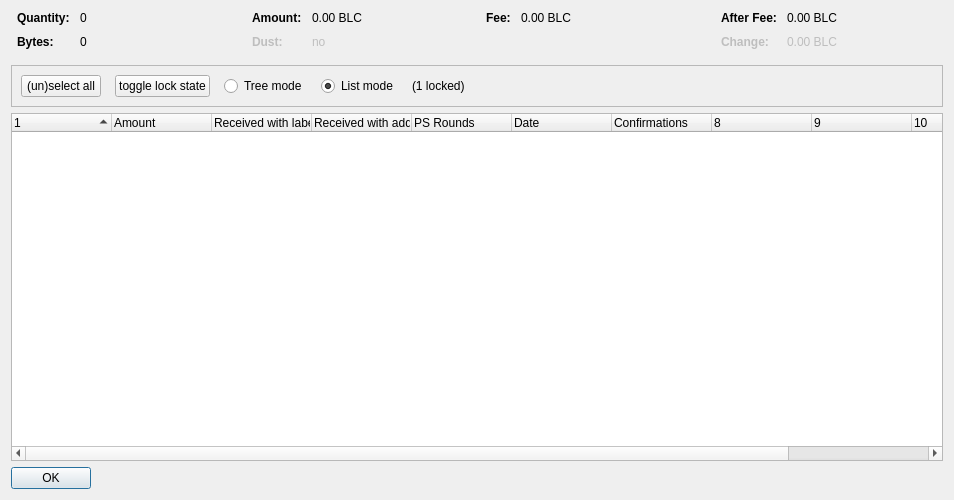
<?xml version="1.0" encoding="UTF-8"?>
<ui version="4.0">
 <class>CoinControlDialog</class>
 <widget class="QDialog" name="CoinControlDialog">
  <property name="geometry">
   <rect>
    <x>0</x>
    <y>0</y>
    <width>954</width>
    <height>500</height>
   </rect>
  </property>
  <property name="windowTitle">
   <string>Coin Selection</string>
  </property>
  <layout class="QVBoxLayout" name="verticalLayout">
   <item>
    <layout class="QHBoxLayout" name="horizontalLayoutTop" stretch="0,0,0,0">
     <property name="topMargin">
      <number>0</number>
     </property>
     <property name="bottomMargin">
      <number>10</number>
     </property>
     <item>
      <layout class="QFormLayout" name="formLayoutCoinControl1">
       <property name="horizontalSpacing">
        <number>10</number>
       </property>
       <property name="verticalSpacing">
        <number>10</number>
       </property>
       <property name="leftMargin">
        <number>6</number>
       </property>
       <property name="rightMargin">
        <number>6</number>
       </property>
       <item row="0" column="0">
        <widget class="QLabel" name="labelCoinControlQuantityText">
         <property name="font">
          <font>
           <weight>75</weight>
           <bold>true</bold>
          </font>
         </property>
         <property name="text">
          <string>Quantity:</string>
         </property>
        </widget>
       </item>
       <item row="0" column="1">
        <widget class="QLabel" name="labelCoinControlQuantity">
         <property name="cursor">
          <cursorShape>IBeamCursor</cursorShape>
         </property>
         <property name="contextMenuPolicy">
          <enum>Qt::ActionsContextMenu</enum>
         </property>
         <property name="text">
          <string notr="true">0</string>
         </property>
         <property name="textInteractionFlags">
          <set>Qt::LinksAccessibleByMouse|Qt::TextSelectableByKeyboard|Qt::TextSelectableByMouse</set>
         </property>
        </widget>
       </item>
       <item row="1" column="0">
        <widget class="QLabel" name="labelCoinControlBytesText">
         <property name="font">
          <font>
           <weight>75</weight>
           <bold>true</bold>
          </font>
         </property>
         <property name="text">
          <string>Bytes:</string>
         </property>
        </widget>
       </item>
       <item row="1" column="1">
        <widget class="QLabel" name="labelCoinControlBytes">
         <property name="cursor">
          <cursorShape>IBeamCursor</cursorShape>
         </property>
         <property name="contextMenuPolicy">
          <enum>Qt::ActionsContextMenu</enum>
         </property>
         <property name="text">
          <string notr="true">0</string>
         </property>
         <property name="textInteractionFlags">
          <set>Qt::LinksAccessibleByMouse|Qt::TextSelectableByKeyboard|Qt::TextSelectableByMouse</set>
         </property>
        </widget>
       </item>
      </layout>
     </item>
     <item>
      <layout class="QFormLayout" name="formLayoutCoinControl2">
       <property name="horizontalSpacing">
        <number>10</number>
       </property>
       <property name="verticalSpacing">
        <number>10</number>
       </property>
       <property name="leftMargin">
        <number>6</number>
       </property>
       <property name="rightMargin">
        <number>6</number>
       </property>
       <item row="0" column="0">
        <widget class="QLabel" name="labelCoinControlAmountText">
         <property name="font">
          <font>
           <weight>75</weight>
           <bold>true</bold>
          </font>
         </property>
         <property name="text">
          <string>Amount:</string>
         </property>
        </widget>
       </item>
       <item row="0" column="1">
        <widget class="QLabel" name="labelCoinControlAmount">
         <property name="cursor">
          <cursorShape>IBeamCursor</cursorShape>
         </property>
         <property name="contextMenuPolicy">
          <enum>Qt::ActionsContextMenu</enum>
         </property>
         <property name="text">
          <string notr="true">0.00 BLC</string>
         </property>
         <property name="textInteractionFlags">
          <set>Qt::LinksAccessibleByMouse|Qt::TextSelectableByKeyboard|Qt::TextSelectableByMouse</set>
         </property>
        </widget>
       </item>
       <item row="1" column="0">
        <widget class="QLabel" name="labelCoinControlLowOutputText">
         <property name="enabled">
          <bool>false</bool>
         </property>
         <property name="font">
          <font>
           <weight>75</weight>
           <bold>true</bold>
          </font>
         </property>
         <property name="text">
          <string>Dust:</string>
         </property>
        </widget>
       </item>
       <item row="1" column="1">
        <widget class="QLabel" name="labelCoinControlLowOutput">
         <property name="enabled">
          <bool>false</bool>
         </property>
         <property name="cursor">
          <cursorShape>IBeamCursor</cursorShape>
         </property>
         <property name="contextMenuPolicy">
          <enum>Qt::ActionsContextMenu</enum>
         </property>
         <property name="text">
          <string notr="true">no</string>
         </property>
         <property name="textInteractionFlags">
          <set>Qt::LinksAccessibleByMouse|Qt::TextSelectableByKeyboard|Qt::TextSelectableByMouse</set>
         </property>
        </widget>
       </item>
      </layout>
     </item>
     <item>
      <layout class="QFormLayout" name="formLayoutCoinControl3">
       <property name="horizontalSpacing">
        <number>10</number>
       </property>
       <property name="verticalSpacing">
        <number>10</number>
       </property>
       <property name="leftMargin">
        <number>6</number>
       </property>
       <property name="rightMargin">
        <number>6</number>
       </property>
       <item row="0" column="0">
        <widget class="QLabel" name="labelCoinControlFeeText">
         <property name="font">
          <font>
           <weight>75</weight>
           <bold>true</bold>
          </font>
         </property>
         <property name="text">
          <string>Fee:</string>
         </property>
        </widget>
       </item>
       <item row="0" column="1">
        <widget class="QLabel" name="labelCoinControlFee">
         <property name="cursor">
          <cursorShape>IBeamCursor</cursorShape>
         </property>
         <property name="contextMenuPolicy">
          <enum>Qt::ActionsContextMenu</enum>
         </property>
         <property name="text">
          <string notr="true">0.00 BLC</string>
         </property>
         <property name="textInteractionFlags">
          <set>Qt::LinksAccessibleByMouse|Qt::TextSelectableByKeyboard|Qt::TextSelectableByMouse</set>
         </property>
        </widget>
       </item>
      </layout>
     </item>
     <item>
      <layout class="QFormLayout" name="formLayoutCoinControl4">
       <property name="horizontalSpacing">
        <number>10</number>
       </property>
       <property name="verticalSpacing">
        <number>10</number>
       </property>
       <property name="leftMargin">
        <number>6</number>
       </property>
       <property name="rightMargin">
        <number>6</number>
       </property>
       <item row="0" column="0">
        <widget class="QLabel" name="labelCoinControlAfterFeeText">
         <property name="font">
          <font>
           <weight>75</weight>
           <bold>true</bold>
          </font>
         </property>
         <property name="text">
          <string>After Fee:</string>
         </property>
        </widget>
       </item>
       <item row="0" column="1">
        <widget class="QLabel" name="labelCoinControlAfterFee">
         <property name="cursor">
          <cursorShape>IBeamCursor</cursorShape>
         </property>
         <property name="contextMenuPolicy">
          <enum>Qt::ActionsContextMenu</enum>
         </property>
         <property name="text">
          <string notr="true">0.00 BLC</string>
         </property>
         <property name="textInteractionFlags">
          <set>Qt::LinksAccessibleByMouse|Qt::TextSelectableByKeyboard|Qt::TextSelectableByMouse</set>
         </property>
        </widget>
       </item>
       <item row="1" column="0">
        <widget class="QLabel" name="labelCoinControlChangeText">
         <property name="enabled">
          <bool>false</bool>
         </property>
         <property name="font">
          <font>
           <weight>75</weight>
           <bold>true</bold>
          </font>
         </property>
         <property name="text">
          <string>Change:</string>
         </property>
        </widget>
       </item>
       <item row="1" column="1">
        <widget class="QLabel" name="labelCoinControlChange">
         <property name="enabled">
          <bool>false</bool>
         </property>
         <property name="cursor">
          <cursorShape>IBeamCursor</cursorShape>
         </property>
         <property name="contextMenuPolicy">
          <enum>Qt::ActionsContextMenu</enum>
         </property>
         <property name="text">
          <string notr="true">0.00 BLC</string>
         </property>
         <property name="textInteractionFlags">
          <set>Qt::LinksAccessibleByMouse|Qt::TextSelectableByKeyboard|Qt::TextSelectableByMouse</set>
         </property>
        </widget>
       </item>
      </layout>
     </item>
    </layout>
   </item>
   <item>
    <widget class="QFrame" name="frame">
     <property name="minimumSize">
      <size>
       <width>0</width>
       <height>40</height>
      </size>
     </property>
     <property name="frameShape">
      <enum>QFrame::StyledPanel</enum>
     </property>
     <property name="frameShadow">
      <enum>QFrame::Sunken</enum>
     </property>
     <layout class="QHBoxLayout" name="horizontalLayout">
      <item>
       <layout class="QHBoxLayout" name="horizontalLayoutPanel" stretch="0,0,0,0,0,0">
        <property name="spacing">
         <number>14</number>
        </property>
        <item>
         <widget class="QPushButton" name="pushButtonSelectAll">
          <property name="sizePolicy">
           <sizepolicy hsizetype="Maximum" vsizetype="Fixed">
            <horstretch>0</horstretch>
            <verstretch>0</verstretch>
           </sizepolicy>
          </property>
          <property name="text">
           <string>(un)select all</string>
          </property>
          <property name="autoDefault">
           <bool>false</bool>
          </property>
         </widget>
        </item>
        <item>
         <widget class="QPushButton" name="pushButtonToggleLock">
          <property name="sizePolicy">
           <sizepolicy hsizetype="Maximum" vsizetype="Fixed">
            <horstretch>0</horstretch>
            <verstretch>0</verstretch>
           </sizepolicy>
          </property>
          <property name="text">
           <string>toggle lock state</string>
          </property>
          <property name="autoDefault">
           <bool>false</bool>
          </property>
         </widget>
        </item>
        <item>
         <widget class="QRadioButton" name="radioTreeMode">
          <property name="sizePolicy">
           <sizepolicy hsizetype="Maximum" vsizetype="Fixed">
            <horstretch>0</horstretch>
            <verstretch>0</verstretch>
           </sizepolicy>
          </property>
          <property name="text">
           <string>Tree mode</string>
          </property>
         </widget>
        </item>
        <item>
         <widget class="QRadioButton" name="radioListMode">
          <property name="sizePolicy">
           <sizepolicy hsizetype="Maximum" vsizetype="Fixed">
            <horstretch>0</horstretch>
            <verstretch>0</verstretch>
           </sizepolicy>
          </property>
          <property name="text">
           <string>List mode</string>
          </property>
          <property name="checked">
           <bool>true</bool>
          </property>
         </widget>
        </item>
        <item>
         <widget class="QLabel" name="labelLocked">
          <property name="text">
           <string>(1 locked)</string>
          </property>
         </widget>
        </item>
        <item>
         <spacer name="horizontalSpacer">
          <property name="orientation">
           <enum>Qt::Horizontal</enum>
          </property>
          <property name="sizeHint" stdset="0">
           <size>
            <width>40</width>
            <height>20</height>
           </size>
          </property>
         </spacer>
        </item>
       </layout>
      </item>
     </layout>
    </widget>
   </item>
   <item>
    <widget class="CoinControlTreeWidget" name="treeWidget">
     <property name="contextMenuPolicy">
      <enum>Qt::CustomContextMenu</enum>
     </property>
     <property name="sortingEnabled">
      <bool>false</bool>
     </property>
     <property name="columnCount">
      <number>11</number>
     </property>
     <attribute name="headerShowSortIndicator" stdset="0">
      <bool>true</bool>
     </attribute>
     <attribute name="headerStretchLastSection">
      <bool>false</bool>
     </attribute>
     <column>
      <property name="text">
       <string/>
      </property>
     </column>
     <column>
      <property name="text">
       <string>Amount</string>
      </property>
     </column>
     <column>
      <property name="text">
       <string>Received with label</string>
      </property>
     </column>
     <column>
      <property name="text">
       <string>Received with address</string>
      </property>
     </column>
     <column>
      <property name="text">
       <string>PS Rounds</string>
      </property>
     </column>
     <column>
      <property name="text">
       <string>Date</string>
      </property>
     </column>
     <column>
      <property name="text">
       <string>Confirmations</string>
      </property>
      <property name="toolTip">
       <string>Confirmed</string>
      </property>
     </column>
     <column>
      <property name="text">
       <string/>
      </property>
     </column>
     <column>
      <property name="text">
       <string/>
      </property>
     </column>
     <column>
      <property name="text">
       <string/>
      </property>
     </column>
     <column>
      <property name="text">
       <string/>
      </property>
     </column>
    </widget>
   </item>
   <item>
    <widget class="QDialogButtonBox" name="buttonBox">
     <property name="sizePolicy">
      <sizepolicy hsizetype="Maximum" vsizetype="Fixed">
       <horstretch>0</horstretch>
       <verstretch>0</verstretch>
      </sizepolicy>
     </property>
     <property name="orientation">
      <enum>Qt::Horizontal</enum>
     </property>
     <property name="standardButtons">
      <set>QDialogButtonBox::Ok</set>
     </property>
    </widget>
   </item>
  </layout>
 </widget>
 <customwidgets>
  <customwidget>
   <class>CoinControlTreeWidget</class>
   <extends>QTreeWidget</extends>
   <header>coincontroltreewidget.h</header>
  </customwidget>
 </customwidgets>
 <resources/>
 <connections/>
</ui>
